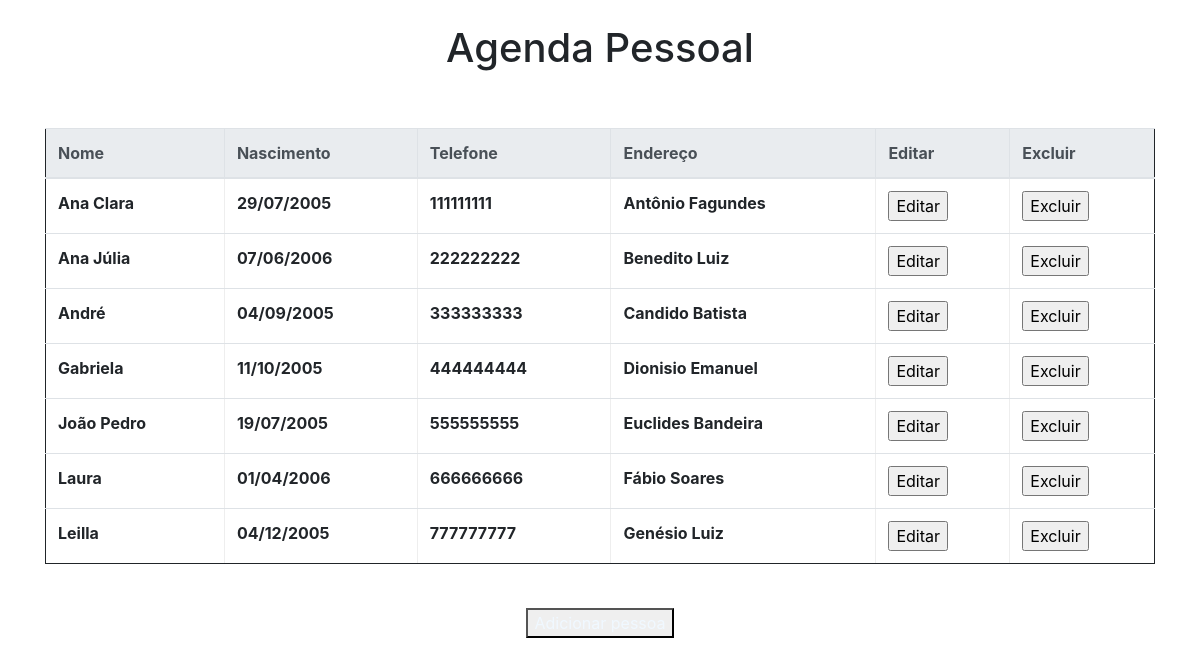
The page / on the database its author committed.
### tables this page shows
CREATE TABLE `pessoa` (
  `id` int(11) NOT NULL,
  `nome` varchar(25) NOT NULL,
  `nascimento` date NOT NULL,
  `endereco` varchar(99) NOT NULL,
  `telefone` varchar(15) NOT NULL
);

### conexao.php (called while the page is built, shortened)
<?php
function abrirBanco() {
    $conexao = new mysqli("localhost", "root", "", "agenda");
    return $conexao;
}
function selectAllPessoa() {
    $banco = abrirBanco();
    $sql = "SELECT * FROM pessoa ORDER BY nome";
    $resultado = $banco->query($sql);
    $grupo = array();
    while($row = mysqli_fetch_array($resultado)) {
        $grupo[] = $row;
    }
    return $grupo;
}
?>

### index.php (the view, shortened to what this page needs)
<!DOCTYPE html>
<?php include ("conexao.php");
    $grupo = selectAllPessoa();
?>
<html lang="pt-br">
<head>
    <link rel="stylesheet" href="https://stackpath.bootstrapcdn.com/bootstrap/4.2.1/css/bootstrap.min.css">
    <link rel="stylesheet" type="text/css" href="css/style.css">
</head>
<div class="container">
    <body>
     <div class="posicionarCabecalho">
     <br>
          <center><h1>Agenda Pessoal</h1></center>
          <br>
          <br>
      </div>
      <table border="1" class="table">
          <thead class="thead-light">
              <tr>
                  <th>Nome</th>
                  <th>Nascimento</th>
                  <th>Telefone</th>
                  <th>Endereço</th>
                  <th>Editar</th>
                  <th>Excluir</th>
              </tr>
          </thead>
          <tbody>
             <?php
                foreach($grupo as $pessoa) { ?>
                   <tr>
                       <th><?=$pessoa["nome"]?></th>
                       <th><?=formatoData($pessoa["nascimento"])?></th>
                       <th><?=$pessoa["telefone"]?></th>
                       <th><?=$pessoa["endereco"]?></th>
                       <th>
                           <form name="alterar" action="alterar.php" method="post">
                               <input type="submit" name="editar" value="Editar">
                           </form>
                       </th>
                       <th>
                           <form name="excluir" action="conexao.php" method="post">
                               <input type="submit" name="excluir" value="Excluir">
                           </form>
                       </th>
                   </tr>
                 <?php }
               ?>
           </tbody>
      </table>
      <br>
      <div class="text-center">
      <button type="button" ><a href="inserir.php">Adicionar pessoa</a></button>
      </div>
      <?php
      function formatoData($data){
          $array = explode("-",$data);
          $novaData = $array[2]."/".$array[1]."/".$array[0];
          return $novaData;
      }
      ?>
      </body>
      </div>
      </html>

### style.css (style rules this page uses)
.table { border: 1px solid; margin: auto; margin-bottom: 20px; }
.posicionarCabecalho { text-align: center; }
a { color: aliceblue; }
a:link { text-decoration:none; }

### rows shown on the page
pessoa: nome "Ana Clara", nascimento "29/07/2005", telefone "111111111", endereco "Antônio Fagundes"
pessoa: nome "Ana Júlia", nascimento "07/06/2006", telefone "222222222", endereco "Benedito Luiz"
pessoa: nome "André", nascimento "04/09/2005", telefone "333333333", endereco "Candido Batista"
pessoa: nome "Gabriela", nascimento "11/10/2005", telefone "444444444", endereco "Dionisio Emanuel"
pessoa: nome "João Pedro", nascimento "19/07/2005", telefone "555555555", endereco "Euclides Bandeira"
pessoa: nome "Laura", nascimento "01/04/2006", telefone "666666666", endereco "Fábio Soares"
pessoa: nome "Leilla", nascimento "04/12/2005", telefone "777777777", endereco "Genésio Luiz"
